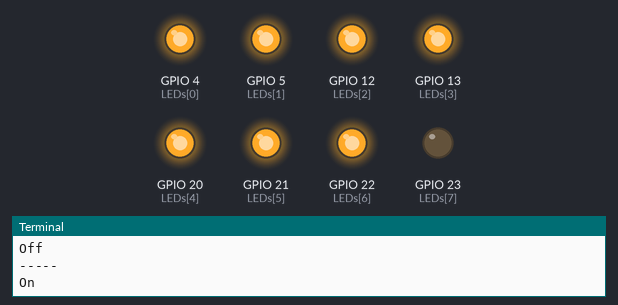
The program below on a simulated Raspberry Pi (BCM pin numbers). On the bench: output pins drawn as LEDs (lit = HIGH), the last lines printed to the terminal. Random numbers come from a fixed seed.

Above: at 0.69 s.
At 5.89 s:
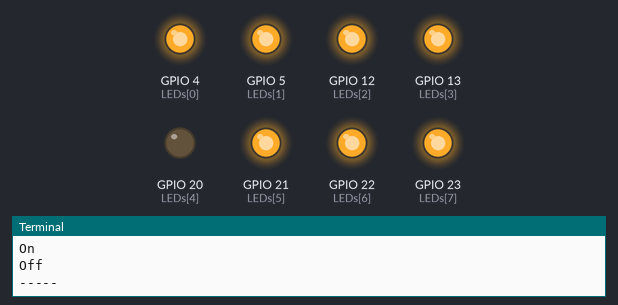
At 12.65 s:
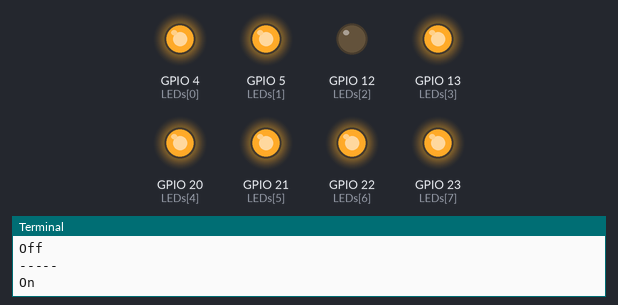
At 20.42 s:
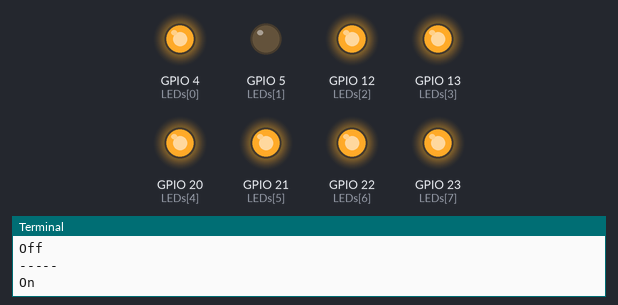
At 27.25 s:
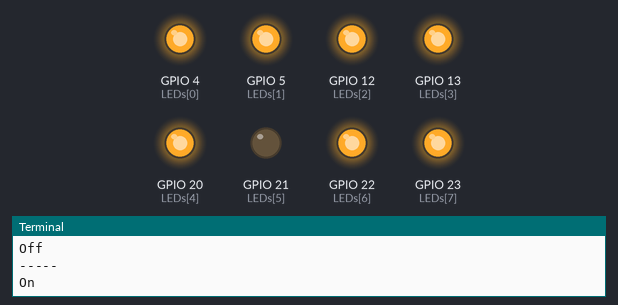
At 34.27 s:
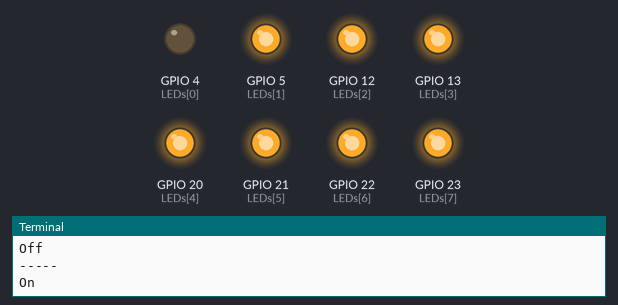
Timing chart, 0 to 40.0 s (numbered marks = the images above):
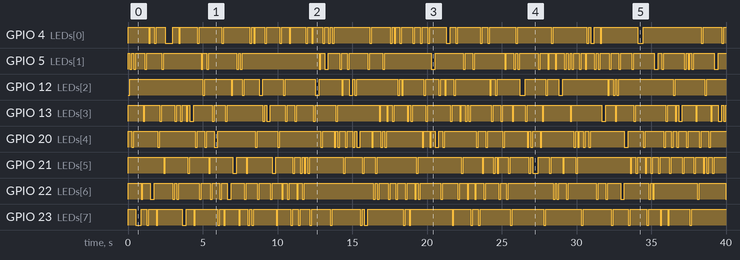

Measured:
- by itself, GPIO 4 (LEDs[0]): LOW → HIGH at 0.00 s, → LOW 1.4 s later, → HIGH 0.13 s later, → LOW 0.25 s later, … (71 changes in this stretch)
- by itself, GPIO 5 (LEDs[1]): LOW → HIGH at 0.00 s, → LOW 0.13 s later, → HIGH 0.13 s later, → LOW 0.13 s later, … (79 changes in this stretch)
- by itself, GPIO 12 (LEDs[2]): LOW → HIGH at 0.13 s, → LOW 4.9 s later, → HIGH 0.13 s later, → LOW 1.8 s later, … (51 changes in this stretch)
- by itself, GPIO 13 (LEDs[3]): LOW → HIGH at 0.00 s, → LOW 1.0 s later, → HIGH 0.13 s later, → LOW 1.0 s later, … (81 changes in this stretch)
- by itself, GPIO 20 (LEDs[4]): LOW → HIGH at 0.00 s, → LOW 0.25 s later, → HIGH 0.13 s later, → LOW 1.6 s later, … (77 changes in this stretch)
- by itself, GPIO 21 (LEDs[5]): LOW → HIGH at 0.00 s, → LOW 2.4 s later, → HIGH 0.13 s later, → LOW 1.5 s later, … (71 changes in this stretch)
- by itself, GPIO 22 (LEDs[6]): LOW → HIGH at 0.00 s, → LOW 0.88 s later, → HIGH 0.13 s later, → LOW 0.50 s later, … (78 changes in this stretch)
- by itself, GPIO 23 (LEDs[7]): LOW → HIGH at 0.00 s, → LOW 0.50 s later, → HIGH 0.38 s later, → LOW 0.38 s later, … (63 changes in this stretch)

The program:

ledsequence.py
```python
try:
    import time
    import random
    import RPi.GPIO as GPIO
except RuntimeError:
    print("Error importing RPi.GPIO!  This is probably because you need superuser privileges.  You can achieve this by using 'sudo' to run your script")

INTERVAL = 0.125

def off(channel):
    GPIO.output(channel, GPIO.HIGH)
    print("Off")

def on(channel):
    GPIO.output(channel, GPIO.LOW)
    print("On")

def simpleSequence(LEDs):
    s = input("Provide a sequence (8): ").split(",")
    seq = []
    if len(s) <= 1:
        exit()
    for i in s:
        seq.append(int(i))

    i = 0
    while i < len(seq):
        on(LEDs[seq[i]-1])
        if i > 0:
            off(LEDs[seq[i-1]-1])
        i += 1
        time.sleep(INTERVAL)

    if i > 0:
        off(LEDs[seq[i-1]-1])

def loop(LEDs):
    i = random.randint(0,7)
    on(LEDs[i])
    time.sleep(INTERVAL)
    off(LEDs[i])
    return True

def main():
    LEDs = [4,5,12,13,20,21,22,23]

    GPIO.setmode(GPIO.BCM)

    GPIO.setup(LEDs, GPIO.OUT)
    GPIO.output(LEDs, GPIO.HIGH)

    while loop(LEDs):
        print("-----")

    GPIO.cleanup()

if __name__ == "__main__":
    main()
```
